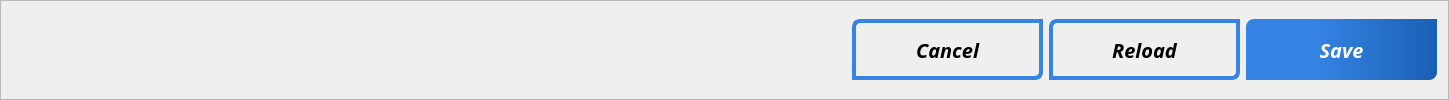
     <widget class="QFrame" name="frame_2">
      <property name="sizePolicy">
       <sizepolicy hsizetype="Preferred" vsizetype="Preferred">
        <horstretch>0</horstretch>
        <verstretch>1</verstretch>
       </sizepolicy>
      </property>
      <property name="frameShape">
       <enum>QFrame::StyledPanel</enum>
      </property>
      <property name="frameShadow">
       <enum>QFrame::Raised</enum>
      </property>
      <layout class="QHBoxLayout" name="horizontalLayout_3">
       <item>
        <spacer name="horizontalSpacer_2">
         <property name="orientation">
          <enum>Qt::Horizontal</enum>
         </property>
         <property name="sizeHint" stdset="0">
          <size>
           <width>840</width>
           <height>20</height>
          </size>
         </property>
        </spacer>
       </item>
       <item>
        <layout class="QHBoxLayout" name="horizontalLayout_2">
         <item>
          <widget class="QPushButton" name="btn_cancel">
           <property name="minimumSize">
            <size>
             <width>191</width>
             <height>61</height>
            </size>
           </property>
           <property name="maximumSize">
            <size>
             <width>191</width>
             <height>61</height>
            </size>
           </property>
           <property name="font">
            <font>
             <family>Sans Serif</family>
             <pointsize>15</pointsize>
             <weight>75</weight>
             <italic>true</italic>
             <bold>true</bold>
            </font>
           </property>
           <property name="cursor">
            <cursorShape>PointingHandCursor</cursorShape>
           </property>
           <property name="styleSheet">
            <string notr="true">QPushButton {
	border: 4px solid rgb(53, 132, 228);
	border-top-left-radius: 8px;
	border-bottom-right-radius: 8px;
	qproperty-cursor: pointingHandCursor;
}

QPushButton:hover {
	border: 6px solid rgb(26, 95, 180);
}</string>
           </property>
           <property name="text">
            <string>Cancel</string>
           </property>
          </widget>
         </item>
         <item>
          <widget class="QPushButton" name="btn_reload">
           <property name="minimumSize">
            <size>
             <width>191</width>
             <height>61</height>
            </size>
           </property>
           <property name="maximumSize">
            <size>
             <width>191</width>
             <height>61</height>
            </size>
           </property>
           <property name="font">
            <font>
             <family>Sans Serif</family>
             <pointsize>15</pointsize>
             <weight>75</weight>
             <italic>true</italic>
             <bold>true</bold>
            </font>
           </property>
           <property name="cursor">
            <cursorShape>PointingHandCursor</cursorShape>
           </property>
           <property name="styleSheet">
            <string notr="true">QPushButton {
	border: 4px solid rgb(53, 132, 228);
	border-top-left-radius: 8px;
	border-bottom-right-radius: 8px;
	qproperty-cursor: pointingHandCursor;
}

QPushButton:hover {
	border: 6px solid rgb(26, 95, 180);
}</string>
           </property>
           <property name="text">
            <string>Reload</string>
           </property>
          </widget>
         </item>
         <item>
          <widget class="QPushButton" name="btn_save">
           <property name="minimumSize">
            <size>
             <width>191</width>
             <height>61</height>
            </size>
           </property>
           <property name="maximumSize">
            <size>
             <width>191</width>
             <height>61</height>
            </size>
           </property>
           <property name="font">
            <font>
             <family>Sans Serif</family>
             <pointsize>15</pointsize>
             <weight>75</weight>
             <italic>true</italic>
             <bold>true</bold>
            </font>
           </property>
           <property name="cursor">
            <cursorShape>PointingHandCursor</cursorShape>
           </property>
           <property name="styleSheet">
            <string notr="true">QPushButton {
	background: qlineargradient(spread:pad, x1:0.148, y1:1, x2:1, y2:1, stop:0.233503 rgba(53, 132, 228, 255), stop:1 rgba(26, 95, 180, 255));
	color: white;
	border-top-left-radius: 8px;
	border-bottom-right-radius: 8px;
	qproperty-cursor: pointingHandCursor;
}

QPushButton:hover {
	background: qlineargradient(spread:pad, x1:0.148, y1:1, x2:1, y2:1, stop:0.30102 rgba(0, 115, 255, 255), stop:1 rgba(12, 45, 85, 255));
}</string>
           </property>
           <property name="text">
            <string>Save</string>
           </property>
          </widget>
         </item>
        </layout>
       </item>
      </layout>
     </widget>
